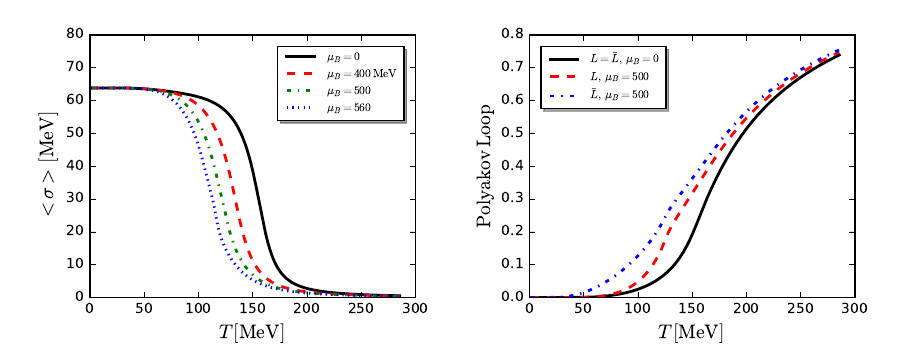

The script that saved this image:
#!/usr/bin/env python
# -*- coding: utf-8 -*-
# sphinx_gallery_thumbnail_number = 3

import matplotlib.pyplot as plt
import numpy as np
from matplotlib.ticker import NullFormatter  # useful for `logit` scale
import matplotlib.ticker as ticker
import matplotlib as mpl

mpl.style.use('classic')


# Data for plotting
T=np.loadtxt('muB-Tto300/muB0/TMeV.dat')


fpi0=np.loadtxt('muB-Tto300/muB0/fpi.dat')
fpi400=np.loadtxt('muB-Tto300/muB420/fpi.dat')
fpi500=np.loadtxt('muB-Tto300/muB525/fpi.dat')
fpi560=np.loadtxt('muB-Tto300/muB589/fpi.dat')

l0=np.loadtxt('muB-Tto300/muB0/l.dat')
lb0=np.loadtxt('muB-Tto300/muB0/lb.dat')
l500=np.loadtxt('muB-Tto300/muB525/l.dat')
lb500=np.loadtxt('muB-Tto300/muB525/lb.dat')

Unit_Nf2p1=0.951599


# Create figure
fig=plt.figure(figsize=(9., 3.5))
ax1=fig.add_subplot(121)

ax1.plot(T*Unit_Nf2p1,fpi0*Unit_Nf2p1,'k-',linewidth=2,markersize=5,label=r'$\mu_B=0$')
ax1.plot(T*Unit_Nf2p1,fpi400*Unit_Nf2p1,'r--',linewidth=2,markersize=5,label=r'$\mu_B=400\,\mathrm{MeV}$')
ax1.plot(T*Unit_Nf2p1,fpi500*Unit_Nf2p1,'g-.',linewidth=2,markersize=5,label=r'$\mu_B=500$')
ax1.plot(T*Unit_Nf2p1,fpi560*Unit_Nf2p1,'b:',linewidth=2,markersize=5,label=r'$\mu_B=560$')
ax1.axis([0,300,0,80])

ax1.set_xlabel('$T\,[\mathrm{MeV}]$', fontsize=14, color='black')
ax1.set_ylabel(r'$<\sigma>\,[\mathrm{MeV}]$', fontsize=14, color='black')

ax1.legend(loc=0,fontsize='x-small',frameon=True,shadow=True,handlelength=3.,borderpad=0.5,borderaxespad=1)

for label in ax1.xaxis.get_ticklabels():
    label.set_fontsize(10)
for label in ax1.yaxis.get_ticklabels():
    label.set_fontsize(10)


# Plot two
ax2=fig.add_subplot(122)

ax2.plot(T*Unit_Nf2p1,l0,'k-',linewidth=2,markersize=5,label=r'$L=\bar L,\,\mu_B=0$')
ax2.plot(T*Unit_Nf2p1,l500,'r--',linewidth=2,markersize=5, label=r'$L,\,\mu_B=500$')
ax2.plot(T*Unit_Nf2p1,lb500,'b-.',linewidth=2,markersize=5,label=r'$\bar L,\,\mu_B=500$')
#ax2.axis([0.01,20000,0,0.2])
#ax2.set_xscale('log')

ax2.set_xlabel('$T\,[\mathrm{MeV}]$', fontsize=14, color='black')
ax2.set_ylabel(r'$\mathrm{Polyakov}\,\mathrm{Loop}$', fontsize=14, color='black')

ax2.legend(loc=0,fontsize='x-small',frameon=True,shadow=True,handlelength=3.,borderpad=0.5,borderaxespad=1)

for label in ax2.xaxis.get_ticklabels():
    label.set_fontsize(10)
for label in ax2.yaxis.get_ticklabels():
    label.set_fontsize(10)

#for ax in fig.axes:
#    ax.grid(True)

# Format the minor tick labels of the y-axis into empty strings with
# `NullFormatter`, to avoid cumbering the axis with too many labels.
#plt.gca().yaxis.set_minor_formatter(NullFormatter())
# Adjust the subplot layout, because the logit one may take more space
# than usual, due to y-tick labels like "1 - 10^{-3}"
fig.subplots_adjust(top=0.9, bottom=0.15, left=0.10, right=0.95, hspace=0.35,
                    wspace=0.35)


fig.savefig("fpi.pdf")

#plt.show()
